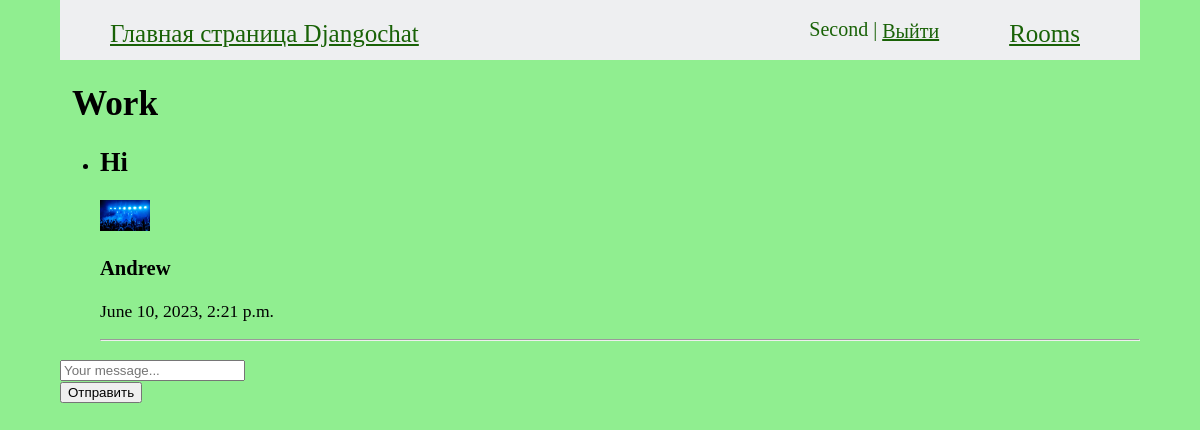
Page /work/ (signed in) on the earlier database version.
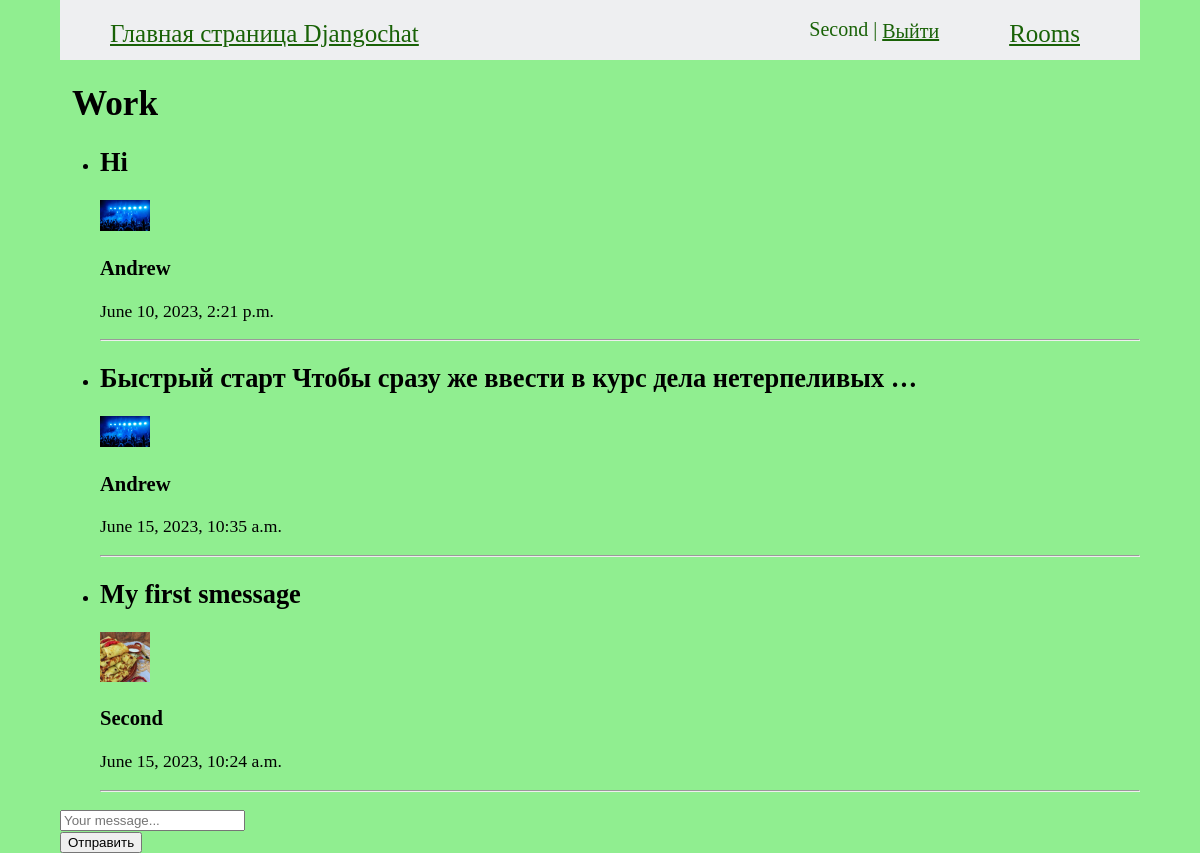
Same page on the later database version.
### chats/models.py (models this page shows, shortened)
class Room(models.Model):
    name = models.CharField(max_length=100)
    slug = models.SlugField(unique=True)

class ChatModel(models.Model):
    sender = models.ForeignKey(UserProfile, on_delete=models.CASCADE)
    message = models.TextField(null=True, blank=True)
    room = models.ForeignKey(Room, related_name='messages', on_delete=models.CASCADE)
    date_added = models.DateTimeField(auto_now_add=True)
    class Meta:
        ordering = ('sender','date_added', )

class UserProfile(models.Model):
    user = models.OneToOneField(to=User, on_delete=models.CASCADE)
    name = models.CharField(max_length=50, blank=True, null=True)
    avatar = models.ImageField(max_length=None, upload_to='avatars', null=True, blank=True)
    def __str__(self):
        return self.user.username

### chats/views.py (the view)
# urls.py: path('<slug:slug>/', views.room, name='room'),
@login_required
def room(request, slug):
    room = Room.objects.get(slug=slug)
    messages = ChatModel.objects.filter(room=room)[0:25]
    context = {
        'messages': messages,
        'room': room,
    }
    return render(request, 'room/room.html', context=context)

### templates/room/room.html (shortened to what this page needs)
{% extends 'base.html' %}
{% block content %}
<div class="container">
    <h1 >{{ room.name }}</h1>
</div>
<form method="post" action="." id="form" >
    <ul>
        {% for message in messages %}
        <li>
            <h2>{{ message.message|truncatewords:10 }}</h2>
{% if message.sender.avatar %}
    <p> <img class="img-left" src="{{ message.sender.avatar.url }}" style="width:50px"></p>
{% endif %}
            <h3>{{ message.sender }}</h3>
             <p>{{ message.date_added }}</p>
            <hr>
        </li>
        {% endfor %}
    </ul>
<div id="chat-message">
   <input id="chat-message-input" type="text" name="message"
           placeholder="Your message..." >
</div>
  <div>
    <button id="chat-message-submit" >Отправить</button>
  </div>
</form>
{% endblock content %}

### templates/base.html (shortened to what this page needs)
{% load static %}
<!DOCTYPE html>
<html lang="en">
<head>
    <link type="text/css" href="{% static 'css/styles.css' %}" rel="stylesheet" />
</head>
<body>
<table class="table-page" border=0 cellpadding="0" cellspacing="0">
<tr><td valign=top>
{% block mainmenu %}
		<div class="header">
			<ul id="mainmenu" class="mainmenu">
				<li><a href="/">Главная страница Djangochat </a></li>
			{% if request.user.is_authenticated %}
				<li class="a_last"> <a href="/rooms">Rooms</a> </li>
				<li class="last"> {{user.username}} | <a href="{% url 'logout' %}">Выйти</a></li>
				{% else %}
				<li class="last"><a href="{% url 'signup' %}">Регистрация</a> | <a href="{% url 'login' %}">Войти</a></li>
				{% endif %}
			</ul>
		</div>
</td></tr></table>
{% endblock mainmenu %}
{% block content %}
{% endblock %}
</body>
</html>

### static/css/styles.css (style rules this page uses)
body { margin: 0px auto; width: 90%; padding: 0px; background: lightgreen; font-size: 1.1rem; }
.table-page { width: 100%; height: 100%; vertical-align: top; box-sizing: content-box; }
.table-page tr { height: 100%; }
ul.mainmenu { list-style: none; margin: 0; padding: 0; height: 60px; color: #196207; overflow: hidden; }
ul.mainmenu li { float: left; margin: 18px 40px 0 30px; font-size: 25px; }
ul.mainmenu li.last { float: right; font-size: 20px; }
ul.mainmenu li a { color: #196207; text-decoration: underline; text-indent: 40px; vertical-align: middle; }
ul.mainmenu li.a_last { float: right; font-size: 25px; }
.header { background-color: #EEEFF1; max-width: 1920px; padding: 0 20px; margin: 0 auto; }
.table-page { width: 100%; height: 200%; vertical-align: text-top;; background: rgb(55 126 45 / 38%); color: white; }
.container { width: 100%; padding-right: var(--bs-gutter-x, 0.75rem); padding-left: var(--bs-gutter-x, 0.75rem); margin-right: auto; margin-left: auto; }

Differences in the rows shown:
added ChatModel: message "Быстрый старт Чтобы сразу же ввести в курс дела нетерпеливых …", sender.avatar (picture), sender "Andrew", date_added "June 15, 2023, 10:35 a.m."
added ChatModel: message "My first smessage", sender.avatar (picture), sender "Second", date_added "June 15, 2023, 10:24 a.m."
